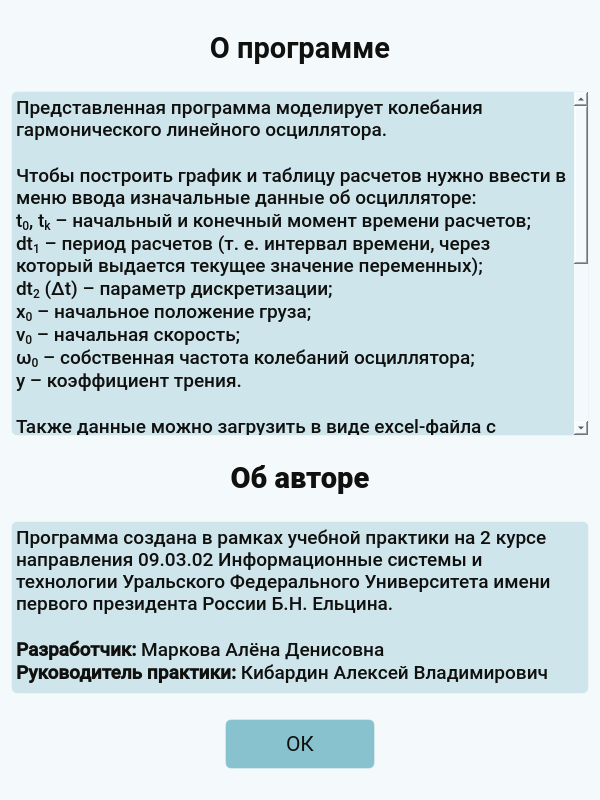
<?xml version="1.0" encoding="UTF-8"?>
<ui version="4.0">
 <class>info_win</class>
 <widget class="QDialog" name="info_win">
  <property name="enabled">
   <bool>true</bool>
  </property>
  <property name="geometry">
   <rect>
    <x>0</x>
    <y>0</y>
    <width>600</width>
    <height>800</height>
   </rect>
  </property>
  <property name="minimumSize">
   <size>
    <width>600</width>
    <height>800</height>
   </size>
  </property>
  <property name="maximumSize">
   <size>
    <width>600</width>
    <height>800</height>
   </size>
  </property>
  <property name="baseSize">
   <size>
    <width>1000</width>
    <height>850</height>
   </size>
  </property>
  <property name="palette">
   <palette>
    <active>
     <colorrole role="WindowText">
      <brush brushstyle="SolidPattern">
       <color alpha="255">
        <red>16</red>
        <green>16</green>
        <blue>15</blue>
       </color>
      </brush>
     </colorrole>
     <colorrole role="Button">
      <brush brushstyle="SolidPattern">
       <color alpha="255">
        <red>244</red>
        <green>249</green>
        <blue>252</blue>
       </color>
      </brush>
     </colorrole>
     <colorrole role="Text">
      <brush brushstyle="SolidPattern">
       <color alpha="255">
        <red>16</red>
        <green>16</green>
        <blue>15</blue>
       </color>
      </brush>
     </colorrole>
     <colorrole role="BrightText">
      <brush brushstyle="SolidPattern">
       <color alpha="255">
        <red>16</red>
        <green>16</green>
        <blue>15</blue>
       </color>
      </brush>
     </colorrole>
     <colorrole role="ButtonText">
      <brush brushstyle="SolidPattern">
       <color alpha="255">
        <red>16</red>
        <green>16</green>
        <blue>15</blue>
       </color>
      </brush>
     </colorrole>
     <colorrole role="Base">
      <brush brushstyle="SolidPattern">
       <color alpha="255">
        <red>244</red>
        <green>249</green>
        <blue>252</blue>
       </color>
      </brush>
     </colorrole>
     <colorrole role="Window">
      <brush brushstyle="SolidPattern">
       <color alpha="255">
        <red>244</red>
        <green>249</green>
        <blue>252</blue>
       </color>
      </brush>
     </colorrole>
     <colorrole role="Shadow">
      <brush brushstyle="SolidPattern">
       <color alpha="255">
        <red>16</red>
        <green>16</green>
        <blue>15</blue>
       </color>
      </brush>
     </colorrole>
     <colorrole role="Highlight">
      <brush brushstyle="SolidPattern">
       <color alpha="255">
        <red>16</red>
        <green>16</green>
        <blue>15</blue>
       </color>
      </brush>
     </colorrole>
     <colorrole role="HighlightedText">
      <brush brushstyle="SolidPattern">
       <color alpha="255">
        <red>16</red>
        <green>16</green>
        <blue>15</blue>
       </color>
      </brush>
     </colorrole>
     <colorrole role="Link">
      <brush brushstyle="SolidPattern">
       <color alpha="255">
        <red>16</red>
        <green>16</green>
        <blue>15</blue>
       </color>
      </brush>
     </colorrole>
     <colorrole role="LinkVisited">
      <brush brushstyle="SolidPattern">
       <color alpha="255">
        <red>16</red>
        <green>16</green>
        <blue>15</blue>
       </color>
      </brush>
     </colorrole>
     <colorrole role="AlternateBase">
      <brush brushstyle="SolidPattern">
       <color alpha="255">
        <red>16</red>
        <green>16</green>
        <blue>15</blue>
       </color>
      </brush>
     </colorrole>
     <colorrole role="ToolTipBase">
      <brush brushstyle="SolidPattern">
       <color alpha="255">
        <red>16</red>
        <green>16</green>
        <blue>15</blue>
       </color>
      </brush>
     </colorrole>
     <colorrole role="ToolTipText">
      <brush brushstyle="SolidPattern">
       <color alpha="255">
        <red>16</red>
        <green>16</green>
        <blue>15</blue>
       </color>
      </brush>
     </colorrole>
     <colorrole role="PlaceholderText">
      <brush brushstyle="SolidPattern">
       <color alpha="128">
        <red>0</red>
        <green>0</green>
        <blue>0</blue>
       </color>
      </brush>
     </colorrole>
     <colorrole role="Accent">
      <brush brushstyle="SolidPattern">
       <color alpha="255">
        <red>136</red>
        <green>194</green>
        <blue>206</blue>
       </color>
      </brush>
     </colorrole>
    </active>
    <inactive>
     <colorrole role="WindowText">
      <brush brushstyle="SolidPattern">
       <color alpha="255">
        <red>16</red>
        <green>16</green>
        <blue>15</blue>
       </color>
      </brush>
     </colorrole>
     <colorrole role="Button">
      <brush brushstyle="SolidPattern">
       <color alpha="255">
        <red>244</red>
        <green>249</green>
        <blue>252</blue>
       </color>
      </brush>
     </colorrole>
     <colorrole role="Text">
      <brush brushstyle="SolidPattern">
       <color alpha="255">
        <red>16</red>
        <green>16</green>
        <blue>15</blue>
       </color>
      </brush>
     </colorrole>
     <colorrole role="BrightText">
      <brush brushstyle="SolidPattern">
       <color alpha="255">
        <red>16</red>
        <green>16</green>
        <blue>15</blue>
       </color>
      </brush>
     </colorrole>
     <colorrole role="ButtonText">
      <brush brushstyle="SolidPattern">
       <color alpha="255">
        <red>16</red>
        <green>16</green>
        <blue>15</blue>
       </color>
      </brush>
     </colorrole>
     <colorrole role="Base">
      <brush brushstyle="SolidPattern">
       <color alpha="255">
        <red>244</red>
        <green>249</green>
        <blue>252</blue>
       </color>
      </brush>
     </colorrole>
     <colorrole role="Window">
      <brush brushstyle="SolidPattern">
       <color alpha="255">
        <red>244</red>
        <green>249</green>
        <blue>252</blue>
       </color>
      </brush>
     </colorrole>
     <colorrole role="Shadow">
      <brush brushstyle="SolidPattern">
       <color alpha="255">
        <red>16</red>
        <green>16</green>
        <blue>15</blue>
       </color>
      </brush>
     </colorrole>
     <colorrole role="Highlight">
      <brush brushstyle="SolidPattern">
       <color alpha="255">
        <red>16</red>
        <green>16</green>
        <blue>15</blue>
       </color>
      </brush>
     </colorrole>
     <colorrole role="HighlightedText">
      <brush brushstyle="SolidPattern">
       <color alpha="255">
        <red>16</red>
        <green>16</green>
        <blue>15</blue>
       </color>
      </brush>
     </colorrole>
     <colorrole role="Link">
      <brush brushstyle="SolidPattern">
       <color alpha="255">
        <red>16</red>
        <green>16</green>
        <blue>15</blue>
       </color>
      </brush>
     </colorrole>
     <colorrole role="LinkVisited">
      <brush brushstyle="SolidPattern">
       <color alpha="255">
        <red>16</red>
        <green>16</green>
        <blue>15</blue>
       </color>
      </brush>
     </colorrole>
     <colorrole role="AlternateBase">
      <brush brushstyle="SolidPattern">
       <color alpha="255">
        <red>16</red>
        <green>16</green>
        <blue>15</blue>
       </color>
      </brush>
     </colorrole>
     <colorrole role="ToolTipBase">
      <brush brushstyle="SolidPattern">
       <color alpha="255">
        <red>16</red>
        <green>16</green>
        <blue>15</blue>
       </color>
      </brush>
     </colorrole>
     <colorrole role="ToolTipText">
      <brush brushstyle="SolidPattern">
       <color alpha="255">
        <red>16</red>
        <green>16</green>
        <blue>15</blue>
       </color>
      </brush>
     </colorrole>
     <colorrole role="PlaceholderText">
      <brush brushstyle="SolidPattern">
       <color alpha="128">
        <red>0</red>
        <green>0</green>
        <blue>0</blue>
       </color>
      </brush>
     </colorrole>
     <colorrole role="Accent">
      <brush brushstyle="SolidPattern">
       <color alpha="255">
        <red>136</red>
        <green>194</green>
        <blue>206</blue>
       </color>
      </brush>
     </colorrole>
    </inactive>
    <disabled>
     <colorrole role="WindowText">
      <brush brushstyle="SolidPattern">
       <color alpha="255">
        <red>0</red>
        <green>0</green>
        <blue>0</blue>
       </color>
      </brush>
     </colorrole>
     <colorrole role="Button">
      <brush brushstyle="SolidPattern">
       <color alpha="255">
        <red>244</red>
        <green>249</green>
        <blue>252</blue>
       </color>
      </brush>
     </colorrole>
     <colorrole role="Text">
      <brush brushstyle="SolidPattern">
       <color alpha="255">
        <red>0</red>
        <green>0</green>
        <blue>0</blue>
       </color>
      </brush>
     </colorrole>
     <colorrole role="BrightText">
      <brush brushstyle="SolidPattern">
       <color alpha="255">
        <red>16</red>
        <green>16</green>
        <blue>15</blue>
       </color>
      </brush>
     </colorrole>
     <colorrole role="ButtonText">
      <brush brushstyle="SolidPattern">
       <color alpha="255">
        <red>0</red>
        <green>0</green>
        <blue>0</blue>
       </color>
      </brush>
     </colorrole>
     <colorrole role="Base">
      <brush brushstyle="SolidPattern">
       <color alpha="255">
        <red>244</red>
        <green>249</green>
        <blue>252</blue>
       </color>
      </brush>
     </colorrole>
     <colorrole role="Window">
      <brush brushstyle="SolidPattern">
       <color alpha="255">
        <red>244</red>
        <green>249</green>
        <blue>252</blue>
       </color>
      </brush>
     </colorrole>
     <colorrole role="Shadow">
      <brush brushstyle="SolidPattern">
       <color alpha="255">
        <red>16</red>
        <green>16</green>
        <blue>15</blue>
       </color>
      </brush>
     </colorrole>
     <colorrole role="HighlightedText">
      <brush brushstyle="SolidPattern">
       <color alpha="255">
        <red>16</red>
        <green>16</green>
        <blue>15</blue>
       </color>
      </brush>
     </colorrole>
     <colorrole role="Link">
      <brush brushstyle="SolidPattern">
       <color alpha="255">
        <red>16</red>
        <green>16</green>
        <blue>15</blue>
       </color>
      </brush>
     </colorrole>
     <colorrole role="LinkVisited">
      <brush brushstyle="SolidPattern">
       <color alpha="255">
        <red>16</red>
        <green>16</green>
        <blue>15</blue>
       </color>
      </brush>
     </colorrole>
     <colorrole role="AlternateBase">
      <brush brushstyle="SolidPattern">
       <color alpha="255">
        <red>16</red>
        <green>16</green>
        <blue>15</blue>
       </color>
      </brush>
     </colorrole>
     <colorrole role="ToolTipBase">
      <brush brushstyle="SolidPattern">
       <color alpha="255">
        <red>16</red>
        <green>16</green>
        <blue>15</blue>
       </color>
      </brush>
     </colorrole>
     <colorrole role="ToolTipText">
      <brush brushstyle="SolidPattern">
       <color alpha="255">
        <red>16</red>
        <green>16</green>
        <blue>15</blue>
       </color>
      </brush>
     </colorrole>
     <colorrole role="PlaceholderText">
      <brush brushstyle="SolidPattern">
       <color alpha="128">
        <red>0</red>
        <green>0</green>
        <blue>0</blue>
       </color>
      </brush>
     </colorrole>
     <colorrole role="Accent">
      <brush brushstyle="SolidPattern">
       <color alpha="255">
        <red>136</red>
        <green>194</green>
        <blue>206</blue>
       </color>
      </brush>
     </colorrole>
    </disabled>
   </palette>
  </property>
  <property name="font">
   <font>
    <family>Roboto Medium</family>
    <pointsize>14</pointsize>
   </font>
  </property>
  <property name="windowTitle">
   <string>Информация</string>
  </property>
  <property name="windowIcon">
   <iconset resource="../images/res.qrc">
    <normaloff>:/icons/help icon.svg</normaloff>:/icons/help icon.svg</iconset>
  </property>
  <property name="styleSheet">
   <string notr="true">/* Основные цвета */
QWidget {
    color: rgb(0, 0, 0); /* WindowText */
    background-color: rgb(244, 249, 252); /* Window */
}

/* Кнопки */
QPushButton {
    background-color: rgb(136, 194, 206); /* Button */
    color: rgb(16, 16, 15); /* ButtonText */
    border: 1px solid rgb(105, 88, 79);
}

QPushButton:hover {
    background-color: rgb(147, 208, 220);  /* Button */
}

QPushButton:pressed {
    background-color: rgb(110, 158, 167);  /* Button */
}

/* Текстовые поля */
QLineEdit, QTextEdit, QPlainTextEdit {
    background-color: rgb(255, 255, 255); /* Base */
    color: rgb(16, 16, 15); /* Text */
    border: 1px solid rgb(141, 118, 105); /* Mid */
}

/* Лейблы */
QLabel {
    color: rgb(16, 16, 15); /* WindowText */
}
</string>
  </property>
  <layout class="QHBoxLayout" name="horizontalLayout_2">
   <property name="spacing">
    <number>0</number>
   </property>
   <item>
    <layout class="QVBoxLayout" name="verticalLayout" stretch="0,0,0,2,0,0,0,1,0,0,0">
     <property name="spacing">
      <number>5</number>
     </property>
     <item>
      <spacer name="horizontalSpacer_8">
       <property name="orientation">
        <enum>Qt::Orientation::Horizontal</enum>
       </property>
       <property name="sizeHint" stdset="0">
        <size>
         <width>40</width>
         <height>20</height>
        </size>
       </property>
      </spacer>
     </item>
     <item>
      <widget class="QLabel" name="label">
       <property name="font">
        <font>
         <family>Roboto</family>
         <pointsize>22</pointsize>
         <bold>true</bold>
        </font>
       </property>
       <property name="text">
        <string>&lt;html&gt;&lt;head/&gt;&lt;body&gt;&lt;p&gt;&lt;span style=&quot; font-size:22pt;&quot;&gt;О программе&lt;/span&gt;&lt;/p&gt;&lt;/body&gt;&lt;/html&gt;</string>
       </property>
       <property name="alignment">
        <set>Qt::AlignmentFlag::AlignCenter</set>
       </property>
      </widget>
     </item>
     <item>
      <spacer name="horizontalSpacer_6">
       <property name="orientation">
        <enum>Qt::Orientation::Horizontal</enum>
       </property>
       <property name="sizeHint" stdset="0">
        <size>
         <width>40</width>
         <height>20</height>
        </size>
       </property>
      </spacer>
     </item>
     <item>
      <widget class="QTextEdit" name="textEdit">
       <property name="palette">
        <palette>
         <active>
          <colorrole role="WindowText">
           <brush brushstyle="SolidPattern">
            <color alpha="255">
             <red>16</red>
             <green>16</green>
             <blue>15</blue>
            </color>
           </brush>
          </colorrole>
          <colorrole role="Button">
           <brush brushstyle="SolidPattern">
            <color alpha="255">
             <red>136</red>
             <green>194</green>
             <blue>206</blue>
            </color>
           </brush>
          </colorrole>
          <colorrole role="Text">
           <brush brushstyle="SolidPattern">
            <color alpha="255">
             <red>16</red>
             <green>16</green>
             <blue>15</blue>
            </color>
           </brush>
          </colorrole>
          <colorrole role="BrightText">
           <brush brushstyle="SolidPattern">
            <color alpha="255">
             <red>16</red>
             <green>16</green>
             <blue>15</blue>
            </color>
           </brush>
          </colorrole>
          <colorrole role="ButtonText">
           <brush brushstyle="SolidPattern">
            <color alpha="255">
             <red>16</red>
             <green>16</green>
             <blue>15</blue>
            </color>
           </brush>
          </colorrole>
          <colorrole role="Base">
           <brush brushstyle="SolidPattern">
            <color alpha="255">
             <red>244</red>
             <green>249</green>
             <blue>252</blue>
            </color>
           </brush>
          </colorrole>
          <colorrole role="Window">
           <brush brushstyle="SolidPattern">
            <color alpha="255">
             <red>244</red>
             <green>249</green>
             <blue>252</blue>
            </color>
           </brush>
          </colorrole>
          <colorrole role="Shadow">
           <brush brushstyle="SolidPattern">
            <color alpha="255">
             <red>16</red>
             <green>16</green>
             <blue>15</blue>
            </color>
           </brush>
          </colorrole>
          <colorrole role="Highlight">
           <brush brushstyle="SolidPattern">
            <color alpha="255">
             <red>16</red>
             <green>16</green>
             <blue>15</blue>
            </color>
           </brush>
          </colorrole>
          <colorrole role="HighlightedText">
           <brush brushstyle="SolidPattern">
            <color alpha="255">
             <red>16</red>
             <green>16</green>
             <blue>15</blue>
            </color>
           </brush>
          </colorrole>
          <colorrole role="Link">
           <brush brushstyle="SolidPattern">
            <color alpha="255">
             <red>16</red>
             <green>16</green>
             <blue>15</blue>
            </color>
           </brush>
          </colorrole>
          <colorrole role="LinkVisited">
           <brush brushstyle="SolidPattern">
            <color alpha="255">
             <red>16</red>
             <green>16</green>
             <blue>15</blue>
            </color>
           </brush>
          </colorrole>
          <colorrole role="AlternateBase">
           <brush brushstyle="SolidPattern">
            <color alpha="255">
             <red>16</red>
             <green>16</green>
             <blue>15</blue>
            </color>
           </brush>
          </colorrole>
          <colorrole role="ToolTipBase">
           <brush brushstyle="SolidPattern">
            <color alpha="255">
             <red>16</red>
             <green>16</green>
             <blue>15</blue>
            </color>
           </brush>
          </colorrole>
          <colorrole role="ToolTipText">
           <brush brushstyle="SolidPattern">
            <color alpha="255">
             <red>16</red>
             <green>16</green>
             <blue>15</blue>
            </color>
           </brush>
          </colorrole>
          <colorrole role="PlaceholderText">
           <brush brushstyle="SolidPattern">
            <color alpha="128">
             <red>0</red>
             <green>0</green>
             <blue>0</blue>
            </color>
           </brush>
          </colorrole>
          <colorrole role="Accent">
           <brush brushstyle="SolidPattern">
            <color alpha="255">
             <red>136</red>
             <green>194</green>
             <blue>206</blue>
            </color>
           </brush>
          </colorrole>
         </active>
         <inactive>
          <colorrole role="WindowText">
           <brush brushstyle="SolidPattern">
            <color alpha="255">
             <red>16</red>
             <green>16</green>
             <blue>15</blue>
            </color>
           </brush>
          </colorrole>
          <colorrole role="Button">
           <brush brushstyle="SolidPattern">
            <color alpha="255">
             <red>136</red>
             <green>194</green>
             <blue>206</blue>
            </color>
           </brush>
          </colorrole>
          <colorrole role="Text">
           <brush brushstyle="SolidPattern">
            <color alpha="255">
             <red>16</red>
             <green>16</green>
             <blue>15</blue>
            </color>
           </brush>
          </colorrole>
          <colorrole role="BrightText">
           <brush brushstyle="SolidPattern">
            <color alpha="255">
             <red>16</red>
             <green>16</green>
             <blue>15</blue>
            </color>
           </brush>
          </colorrole>
          <colorrole role="ButtonText">
           <brush brushstyle="SolidPattern">
            <color alpha="255">
             <red>16</red>
             <green>16</green>
             <blue>15</blue>
            </color>
           </brush>
          </colorrole>
          <colorrole role="Base">
           <brush brushstyle="SolidPattern">
            <color alpha="255">
             <red>244</red>
             <green>249</green>
             <blue>252</blue>
            </color>
           </brush>
          </colorrole>
          <colorrole role="Window">
           <brush brushstyle="SolidPattern">
            <color alpha="255">
             <red>244</red>
             <green>249</green>
             <blue>252</blue>
            </color>
           </brush>
          </colorrole>
          <colorrole role="Shadow">
           <brush brushstyle="SolidPattern">
            <color alpha="255">
             <red>16</red>
             <green>16</green>
             <blue>15</blue>
            </color>
           </brush>
          </colorrole>
          <colorrole role="Highlight">
           <brush brushstyle="SolidPattern">
            <color alpha="255">
             <red>16</red>
             <green>16</green>
             <blue>15</blue>
            </color>
           </brush>
          </colorrole>
          <colorrole role="HighlightedText">
           <brush brushstyle="SolidPattern">
            <color alpha="255">
             <red>16</red>
             <green>16</green>
             <blue>15</blue>
            </color>
           </brush>
          </colorrole>
          <colorrole role="Link">
           <brush brushstyle="SolidPattern">
            <color alpha="255">
             <red>16</red>
             <green>16</green>
             <blue>15</blue>
            </color>
           </brush>
          </colorrole>
          <colorrole role="LinkVisited">
           <brush brushstyle="SolidPattern">
            <color alpha="255">
             <red>16</red>
             <green>16</green>
             <blue>15</blue>
            </color>
           </brush>
          </colorrole>
          <colorrole role="AlternateBase">
           <brush brushstyle="SolidPattern">
            <color alpha="255">
             <red>16</red>
             <green>16</green>
             <blue>15</blue>
            </color>
           </brush>
          </colorrole>
          <colorrole role="ToolTipBase">
           <brush brushstyle="SolidPattern">
            <color alpha="255">
             <red>16</red>
             <green>16</green>
             <blue>15</blue>
            </color>
           </brush>
          </colorrole>
          <colorrole role="ToolTipText">
           <brush brushstyle="SolidPattern">
            <color alpha="255">
             <red>16</red>
             <green>16</green>
             <blue>15</blue>
            </color>
           </brush>
          </colorrole>
          <colorrole role="PlaceholderText">
           <brush brushstyle="SolidPattern">
            <color alpha="128">
             <red>0</red>
             <green>0</green>
             <blue>0</blue>
            </color>
           </brush>
          </colorrole>
          <colorrole role="Accent">
           <brush brushstyle="SolidPattern">
            <color alpha="255">
             <red>136</red>
             <green>194</green>
             <blue>206</blue>
            </color>
           </brush>
          </colorrole>
         </inactive>
         <disabled>
          <colorrole role="WindowText">
           <brush brushstyle="SolidPattern">
            <color alpha="255">
             <red>0</red>
             <green>0</green>
             <blue>0</blue>
            </color>
           </brush>
          </colorrole>
          <colorrole role="Button">
           <brush brushstyle="SolidPattern">
            <color alpha="255">
             <red>136</red>
             <green>194</green>
             <blue>206</blue>
            </color>
           </brush>
          </colorrole>
          <colorrole role="Text">
           <brush brushstyle="SolidPattern">
            <color alpha="255">
             <red>0</red>
             <green>0</green>
             <blue>0</blue>
            </color>
           </brush>
          </colorrole>
          <colorrole role="BrightText">
           <brush brushstyle="SolidPattern">
            <color alpha="255">
             <red>16</red>
             <green>16</green>
             <blue>15</blue>
            </color>
           </brush>
          </colorrole>
          <colorrole role="ButtonText">
           <brush brushstyle="SolidPattern">
            <color alpha="255">
             <red>0</red>
             <green>0</green>
             <blue>0</blue>
            </color>
           </brush>
          </colorrole>
          <colorrole role="Base">
           <brush brushstyle="SolidPattern">
            <color alpha="255">
             <red>244</red>
             <green>249</green>
             <blue>252</blue>
            </color>
           </brush>
          </colorrole>
          <colorrole role="Window">
           <brush brushstyle="SolidPattern">
            <color alpha="255">
             <red>244</red>
             <green>249</green>
             <blue>252</blue>
            </color>
           </brush>
          </colorrole>
          <colorrole role="Shadow">
           <brush brushstyle="SolidPattern">
            <color alpha="255">
             <red>16</red>
             <green>16</green>
             <blue>15</blue>
            </color>
           </brush>
          </colorrole>
          <colorrole role="HighlightedText">
           <brush brushstyle="SolidPattern">
            <color alpha="255">
             <red>16</red>
             <green>16</green>
             <blue>15</blue>
            </color>
           </brush>
          </colorrole>
          <colorrole role="Link">
           <brush brushstyle="SolidPattern">
            <color alpha="255">
             <red>16</red>
             <green>16</green>
             <blue>15</blue>
            </color>
           </brush>
          </colorrole>
          <colorrole role="LinkVisited">
           <brush brushstyle="SolidPattern">
            <color alpha="255">
             <red>16</red>
             <green>16</green>
             <blue>15</blue>
            </color>
           </brush>
          </colorrole>
          <colorrole role="AlternateBase">
           <brush brushstyle="SolidPattern">
            <color alpha="255">
             <red>16</red>
             <green>16</green>
             <blue>15</blue>
            </color>
           </brush>
          </colorrole>
          <colorrole role="ToolTipBase">
           <brush brushstyle="SolidPattern">
            <color alpha="255">
             <red>16</red>
             <green>16</green>
             <blue>15</blue>
            </color>
           </brush>
          </colorrole>
          <colorrole role="ToolTipText">
           <brush brushstyle="SolidPattern">
            <color alpha="255">
             <red>16</red>
             <green>16</green>
             <blue>15</blue>
            </color>
           </brush>
          </colorrole>
          <colorrole role="PlaceholderText">
           <brush brushstyle="SolidPattern">
            <color alpha="128">
             <red>0</red>
             <green>0</green>
             <blue>0</blue>
            </color>
           </brush>
          </colorrole>
          <colorrole role="Accent">
           <brush brushstyle="SolidPattern">
            <color alpha="255">
             <red>136</red>
             <green>194</green>
             <blue>206</blue>
            </color>
           </brush>
          </colorrole>
         </disabled>
        </palette>
       </property>
       <property name="font">
        <font>
         <family>Roboto Medium</family>
         <pointsize>14</pointsize>
        </font>
       </property>
       <property name="styleSheet">
        <string notr="true">background-color: rgba(136, 194, 206, 90);
border: 1px solid rgba(255, 255, 255, 80);
border-radius: 6px;
</string>
       </property>
       <property name="lineWrapColumnOrWidth">
        <number>0</number>
       </property>
       <property name="readOnly">
        <bool>true</bool>
       </property>
       <property name="html">
        <string>&lt;!DOCTYPE HTML PUBLIC &quot;-//W3C//DTD HTML 4.0//EN&quot; &quot;http://www.w3.org/TR/REC-html40/strict.dtd&quot;&gt;
&lt;html&gt;&lt;head&gt;&lt;meta name=&quot;qrichtext&quot; content=&quot;1&quot; /&gt;&lt;meta charset=&quot;utf-8&quot; /&gt;&lt;style type=&quot;text/css&quot;&gt;
p, li { white-space: pre-wrap; }
hr { height: 1px; border-width: 0; }
li.unchecked::marker { content: &quot;\2610&quot;; }
li.checked::marker { content: &quot;\2612&quot;; }
&lt;/style&gt;&lt;/head&gt;&lt;body style=&quot; font-family:'Roboto Medium'; font-size:14pt; font-weight:400; font-style:normal;&quot;&gt;
&lt;p style=&quot; margin-top:0px; margin-bottom:0px; margin-left:0px; margin-right:0px; -qt-block-indent:0; text-indent:0px;&quot;&gt;Представленная программа моделирует колебания гармонического линейного осциллятора.&lt;/p&gt;
&lt;p style=&quot;-qt-paragraph-type:empty; margin-top:0px; margin-bottom:0px; margin-left:0px; margin-right:0px; -qt-block-indent:0; text-indent:0px;&quot;&gt;&lt;br /&gt;&lt;/p&gt;
&lt;p style=&quot; margin-top:0px; margin-bottom:0px; margin-left:0px; margin-right:0px; -qt-block-indent:0; text-indent:0px;&quot;&gt;Чтобы построить график и таблицу расчетов нужно ввести в меню ввода изначальные данные об осцилляторе:&lt;/p&gt;
&lt;p style=&quot; margin-top:0px; margin-bottom:0px; margin-left:0px; margin-right:0px; -qt-block-indent:0; text-indent:0px;&quot;&gt;t&lt;span style=&quot; vertical-align:sub;&quot;&gt;0&lt;/span&gt;, t&lt;span style=&quot; vertical-align:sub;&quot;&gt;k&lt;/span&gt; – начальный и конечный момент времени расчетов; &lt;/p&gt;
&lt;p style=&quot; margin-top:0px; margin-bottom:0px; margin-left:0px; margin-right:0px; -qt-block-indent:0; text-indent:0px;&quot;&gt;dt&lt;span style=&quot; vertical-align:sub;&quot;&gt;1&lt;/span&gt; – период расчетов (т. е. интервал времени, через который выдается текущее значение переменных); &lt;/p&gt;
&lt;p style=&quot; margin-top:0px; margin-bottom:0px; margin-left:0px; margin-right:0px; -qt-block-indent:0; text-indent:0px;&quot;&gt;dt&lt;span style=&quot; vertical-align:sub;&quot;&gt;2&lt;/span&gt; (Δt) – параметр дискретизации;&lt;/p&gt;
&lt;p style=&quot; margin-top:0px; margin-bottom:0px; margin-left:0px; margin-right:0px; -qt-block-indent:0; text-indent:0px;&quot;&gt;x&lt;span style=&quot; vertical-align:sub;&quot;&gt;0&lt;/span&gt; – начальное положение груза; &lt;/p&gt;
&lt;p style=&quot; margin-top:0px; margin-bottom:0px; margin-left:0px; margin-right:0px; -qt-block-indent:0; text-indent:0px;&quot;&gt;v&lt;span style=&quot; vertical-align:sub;&quot;&gt;0&lt;/span&gt; – начальная скорость; &lt;/p&gt;
&lt;p style=&quot; margin-top:0px; margin-bottom:0px; margin-left:0px; margin-right:0px; -qt-block-indent:0; text-indent:0px;&quot;&gt;ω&lt;span style=&quot; vertical-align:sub;&quot;&gt;0&lt;/span&gt; – собственная частота колебаний осциллятора; &lt;/p&gt;
&lt;p style=&quot; margin-top:0px; margin-bottom:0px; margin-left:0px; margin-right:0px; -qt-block-indent:0; text-indent:0px;&quot;&gt;y – коэффициент трения.&lt;/p&gt;
&lt;p style=&quot;-qt-paragraph-type:empty; margin-top:0px; margin-bottom:0px; margin-left:0px; margin-right:0px; -qt-block-indent:0; text-indent:0px;&quot;&gt;&lt;br /&gt;&lt;/p&gt;
&lt;p style=&quot; margin-top:0px; margin-bottom:0px; margin-left:0px; margin-right:0px; -qt-block-indent:0; text-indent:0px;&quot;&gt;Также данные можно загрузить в виде excel-файла с помощью кнопки &amp;quot;ЗАГРУЗИТЬ&amp;quot;. Данные в excel-файле должны находится в столбик в последовательности как переменные в области ввода данных без побочных символов и знаков.&lt;/p&gt;
&lt;p style=&quot;-qt-paragraph-type:empty; margin-top:0px; margin-bottom:0px; margin-left:0px; margin-right:0px; -qt-block-indent:0; text-indent:0px;&quot;&gt;&lt;br /&gt;&lt;/p&gt;
&lt;p style=&quot; margin-top:0px; margin-bottom:0px; margin-left:0px; margin-right:0px; -qt-block-indent:0; text-indent:0px;&quot;&gt;При нажатии кнопки &amp;quot;СГЕНЕРИРОВАТЬ&amp;quot; на экране появится график по задданым начальным условиям. Всего генерируется 3 типа графика (1 тип - график зависимости x, v, t; 2 тип - график зависимости x, t; график зависимости v, t), переключение между ними производятся с помощью стрелок &amp;quot;&amp;lt;&amp;quot; и &amp;quot;&amp;gt;&amp;quot;.&lt;br /&gt;&lt;br /&gt;Выбранный график можно распечатать с помощью кнопки &amp;quot;ПЕЧАТЬ&amp;quot; или сформировать excel-файл с таблицей при нажатии на кнопку &amp;quot;EXCEL&amp;quot;.&lt;/p&gt;&lt;/body&gt;&lt;/html&gt;</string>
       </property>
      </widget>
     </item>
     <item>
      <spacer name="horizontalSpacer_5">
       <property name="orientation">
        <enum>Qt::Orientation::Horizontal</enum>
       </property>
       <property name="sizeHint" stdset="0">
        <size>
         <width>40</width>
         <height>20</height>
        </size>
       </property>
      </spacer>
     </item>
     <item>
      <widget class="QLabel" name="label_4">
       <property name="font">
        <font>
         <family>Roboto</family>
         <pointsize>22</pointsize>
         <bold>true</bold>
        </font>
       </property>
       <property name="text">
        <string>&lt;html&gt;&lt;head/&gt;&lt;body&gt;&lt;p&gt;&lt;span style=&quot; font-size:22pt; font-weight:700;&quot;&gt;Об авторе&lt;/span&gt;&lt;/p&gt;&lt;/body&gt;&lt;/html&gt;</string>
       </property>
       <property name="alignment">
        <set>Qt::AlignmentFlag::AlignCenter</set>
       </property>
      </widget>
     </item>
     <item>
      <spacer name="horizontalSpacer_7">
       <property name="orientation">
        <enum>Qt::Orientation::Horizontal</enum>
       </property>
       <property name="sizeHint" stdset="0">
        <size>
         <width>40</width>
         <height>20</height>
        </size>
       </property>
      </spacer>
     </item>
     <item>
      <widget class="QTextEdit" name="textEdit_2">
       <property name="font">
        <font>
         <family>Roboto Medium</family>
         <pointsize>14</pointsize>
        </font>
       </property>
       <property name="styleSheet">
        <string notr="true">background-color: rgba(136, 194, 206, 90);
border: 1px solid rgba(255, 255, 255, 80);
border-radius: 6px;
</string>
       </property>
       <property name="html">
        <string>&lt;!DOCTYPE HTML PUBLIC &quot;-//W3C//DTD HTML 4.0//EN&quot; &quot;http://www.w3.org/TR/REC-html40/strict.dtd&quot;&gt;
&lt;html&gt;&lt;head&gt;&lt;meta name=&quot;qrichtext&quot; content=&quot;1&quot; /&gt;&lt;meta charset=&quot;utf-8&quot; /&gt;&lt;style type=&quot;text/css&quot;&gt;
p, li { white-space: pre-wrap; }
hr { height: 1px; border-width: 0; }
li.unchecked::marker { content: &quot;\2610&quot;; }
li.checked::marker { content: &quot;\2612&quot;; }
&lt;/style&gt;&lt;/head&gt;&lt;body style=&quot; font-family:'Roboto Medium'; font-size:14pt; font-weight:400; font-style:normal;&quot;&gt;
&lt;p style=&quot; margin-top:0px; margin-bottom:0px; margin-left:0px; margin-right:0px; -qt-block-indent:0; text-indent:0px;&quot;&gt;Программа создана в рамках учебной практики на 2 курсе направления 09.03.02 Информационные системы и технологии Уральского Федерального Университета имени первого президента России Б.Н. Ельцина.&lt;/p&gt;
&lt;p style=&quot;-qt-paragraph-type:empty; margin-top:0px; margin-bottom:0px; margin-left:0px; margin-right:0px; -qt-block-indent:0; text-indent:0px;&quot;&gt;&lt;br /&gt;&lt;/p&gt;
&lt;p style=&quot; margin-top:0px; margin-bottom:0px; margin-left:0px; margin-right:0px; -qt-block-indent:0; text-indent:0px;&quot;&gt;&lt;span style=&quot; font-weight:700;&quot;&gt;Разработчик:&lt;/span&gt; Маркова Алёна Денисовна&lt;/p&gt;
&lt;p style=&quot; margin-top:0px; margin-bottom:0px; margin-left:0px; margin-right:0px; -qt-block-indent:0; text-indent:0px;&quot;&gt;&lt;span style=&quot; font-weight:700;&quot;&gt;Руководитель практики:&lt;/span&gt; Кибардин Алексей Владимирович&lt;/p&gt;&lt;/body&gt;&lt;/html&gt;</string>
       </property>
      </widget>
     </item>
     <item>
      <spacer name="horizontalSpacer_3">
       <property name="orientation">
        <enum>Qt::Orientation::Horizontal</enum>
       </property>
       <property name="sizeHint" stdset="0">
        <size>
         <width>40</width>
         <height>20</height>
        </size>
       </property>
      </spacer>
     </item>
     <item>
      <layout class="QHBoxLayout" name="horizontalLayout">
       <item>
        <spacer name="horizontalSpacer_2">
         <property name="orientation">
          <enum>Qt::Orientation::Horizontal</enum>
         </property>
         <property name="sizeHint" stdset="0">
          <size>
           <width>40</width>
           <height>20</height>
          </size>
         </property>
        </spacer>
       </item>
       <item>
        <widget class="QPushButton" name="pushButton">
         <property name="minimumSize">
          <size>
           <width>150</width>
           <height>50</height>
          </size>
         </property>
         <property name="baseSize">
          <size>
           <width>150</width>
           <height>50</height>
          </size>
         </property>
         <property name="font">
          <font>
           <family>Roboto</family>
           <pointsize>16</pointsize>
           <bold>false</bold>
          </font>
         </property>
         <property name="styleSheet">
          <string notr="true">border: 1px solid rgba(255, 255, 255, 80);
border-radius: 6px;
font-size: 16pt;</string>
         </property>
         <property name="text">
          <string>ОК</string>
         </property>
         <property name="iconSize">
          <size>
           <width>20</width>
           <height>20</height>
          </size>
         </property>
        </widget>
       </item>
       <item>
        <spacer name="horizontalSpacer">
         <property name="orientation">
          <enum>Qt::Orientation::Horizontal</enum>
         </property>
         <property name="sizeHint" stdset="0">
          <size>
           <width>40</width>
           <height>20</height>
          </size>
         </property>
        </spacer>
       </item>
      </layout>
     </item>
     <item>
      <spacer name="horizontalSpacer_4">
       <property name="orientation">
        <enum>Qt::Orientation::Horizontal</enum>
       </property>
       <property name="sizeHint" stdset="0">
        <size>
         <width>40</width>
         <height>20</height>
        </size>
       </property>
      </spacer>
     </item>
    </layout>
   </item>
  </layout>
 </widget>
 <resources>
  <include location="../images/res.qrc"/>
 </resources>
 <connections/>
</ui>
